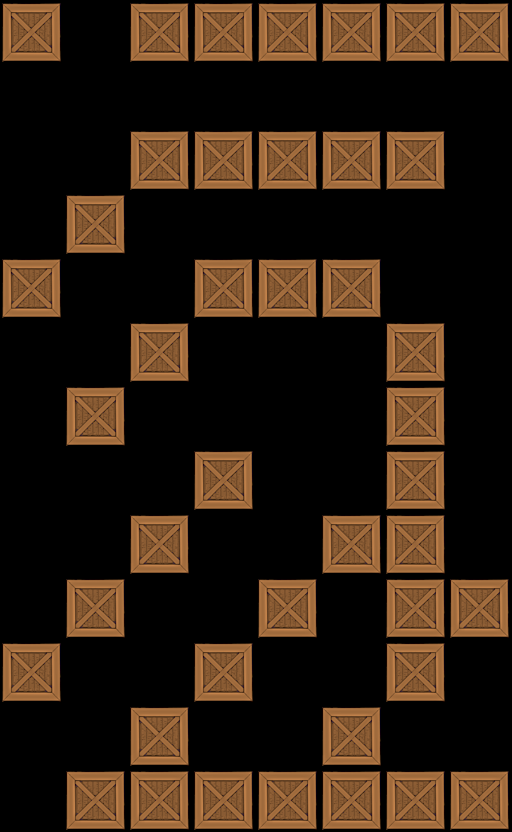

Below is a game level as drawn by its tile map, then a one-line description and the .tmx that defines it (tile-layer data replaced by summaries):
An orthogonal 8x13 tile map with 64x64 px tiles, 1 tile layer (Tile Layer 1).

<map version="1.0" orientation="orthogonal" width="8" height="13" tilewidth="64" tileheight="64">
 <tileset firstgid="1" name="crate" tilewidth="64" tileheight="64">
  <image source="../../crate3.png" width="64" height="64" />
 </tileset>
 <layer name="Tile Layer 1" width="8" height="13">
  <data>[104 cells, 42 non-empty, 1 distinct tile ids]</data>
 </layer>
</map>
